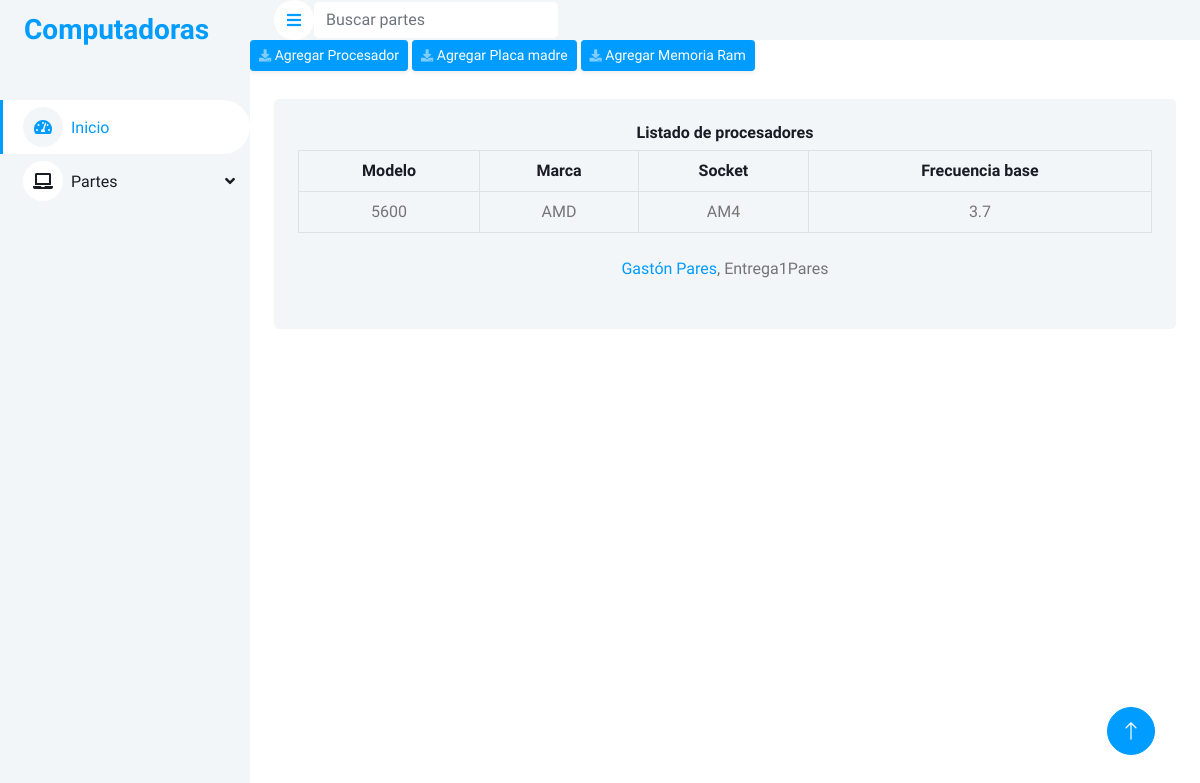
The app's page /part/cpus, older data.
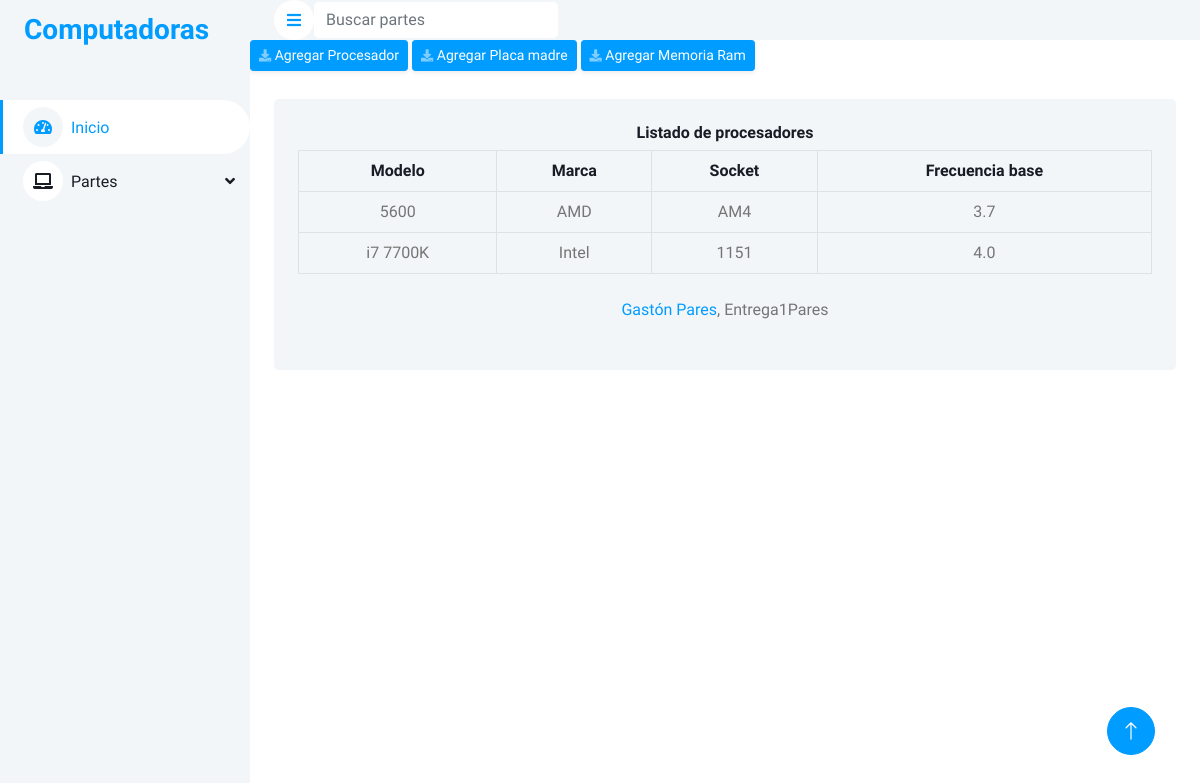
The same page, newer data.
### part/models.py (models this page shows)
class Cpu(models.Model):
    model = models.CharField(max_length=20)
    brand = models.CharField(max_length=20)
    socket = models.CharField(max_length=10)
    frecuency = models.CharField(max_length=10)

### part/views.py (the view)
# urls.py: path("cpus", view=views.cpus, name="cpu-list"),
def cpus(request):
    return render(
        request=request,
        context={"cpus": Cpu.objects.all()},
        template_name="part/cpu_list.html",
    )

### part/templates/part/cpu_list.html (shortened to what this page needs)
{% extends "home/index.html" %}
{% load static %}
{% block table_html %}
 <div class="container-fluid pt-4 px-4">
    <div class="bg-light text-center rounded p-4">
        <div class="align-items-center justify-content-between mb-1">
            <h6 class="align-items-center">Listado de procesadores</h6>
        </div>
        <div class="table-responsive">
            <table class="table table-bordered table-hover mb-0">
                <thead>
                    <tr class="text-dark align-middle table-bordered table-hover mb-0" >
                        <th scope="col">Modelo</th>
                        <th scope="col">Marca</th>
                        <th scope="col">Socket</th>
                        <th scope="col">Frecuencia base</th>
                    </tr>
                </thead>
                <tbody>
                    {% for cpu in cpus %}
                    <tr>
                        <td>{{ cpu.model }}</td>
                        <td>{{ cpu.brand }}</td>
                        <td>{{ cpu.socket }}</td>
                        <td>{{ cpu.frecuency }}</td>
                        {% endfor %}
                    </tr>
                </tbody>
            </table>
            {% endblock %}

Row changes from the older to the newer data that the page shows:
added Cpu: model "i7 7700K", brand "Intel", socket "1151", frecuency "4.0"
